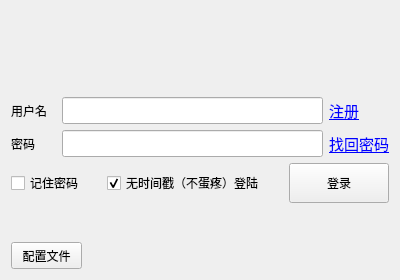
<?xml version="1.0" encoding="UTF-8"?>
<ui version="4.0">
 <class>Login</class>
 <widget class="QWidget" name="Login">
  <property name="geometry">
   <rect>
    <x>0</x>
    <y>0</y>
    <width>400</width>
    <height>280</height>
   </rect>
  </property>
  <property name="minimumSize">
   <size>
    <width>400</width>
    <height>280</height>
   </size>
  </property>
  <property name="maximumSize">
   <size>
    <width>400</width>
    <height>280</height>
   </size>
  </property>
  <layout class="QVBoxLayout" name="verticalLayout_2">
   <item>
    <layout class="QVBoxLayout" name="verticalLayout">
     <item>
      <widget class="QLabel" name="Banner">
       <property name="minimumSize">
        <size>
         <width>0</width>
         <height>80</height>
        </size>
       </property>
       <property name="maximumSize">
        <size>
         <width>16777215</width>
         <height>80</height>
        </size>
       </property>
      </widget>
     </item>
     <item>
      <layout class="QGridLayout" name="gridLayout">
       <item row="0" column="0">
        <widget class="QLabel" name="LUser">
         <property name="minimumSize">
          <size>
           <width>45</width>
           <height>27</height>
          </size>
         </property>
         <property name="maximumSize">
          <size>
           <width>45</width>
           <height>27</height>
          </size>
         </property>
         <property name="text">
          <string>用户名</string>
         </property>
        </widget>
       </item>
       <item row="0" column="1">
        <widget class="QLineEdit" name="UserInput">
         <property name="minimumSize">
          <size>
           <width>261</width>
           <height>27</height>
          </size>
         </property>
         <property name="maximumSize">
          <size>
           <width>261</width>
           <height>27</height>
          </size>
         </property>
        </widget>
       </item>
       <item row="0" column="2">
        <widget class="QLabel" name="RegLink">
         <property name="minimumSize">
          <size>
           <width>60</width>
           <height>27</height>
          </size>
         </property>
         <property name="maximumSize">
          <size>
           <width>60</width>
           <height>27</height>
          </size>
         </property>
         <property name="text">
          <string>&lt;!DOCTYPE HTML PUBLIC &quot;-//W3C//DTD HTML 4.0//EN&quot; &quot;http://www.w3.org/TR/REC-html40/strict.dtd&quot;&gt;
&lt;html&gt;&lt;head&gt;&lt;meta name=&quot;qrichtext&quot; content=&quot;1&quot; /&gt;&lt;style type=&quot;text/css&quot;&gt;
p, li { white-space: pre-wrap; }
&lt;/style&gt;&lt;/head&gt;&lt;body style=&quot; font-family:'Ubuntu'; font-size:11pt; font-weight:400; font-style:normal;&quot;&gt;
&lt;p style=&quot; margin-top:0px; margin-bottom:0px; margin-left:0px; margin-right:0px; -qt-block-indent:0; text-indent:0px;&quot;&gt;&lt;a href=&quot;%1&quot;&gt;&lt;span style=&quot; text-decoration: underline; color:#0000ff;&quot;&gt;注册&lt;/span&gt;&lt;/a&gt;&lt;/p&gt;&lt;/body&gt;&lt;/html&gt;</string>
         </property>
        </widget>
       </item>
       <item row="1" column="0">
        <widget class="QLabel" name="LPassWord">
         <property name="minimumSize">
          <size>
           <width>45</width>
           <height>27</height>
          </size>
         </property>
         <property name="maximumSize">
          <size>
           <width>45</width>
           <height>27</height>
          </size>
         </property>
         <property name="text">
          <string>密码</string>
         </property>
        </widget>
       </item>
       <item row="1" column="1">
        <widget class="QLineEdit" name="PassWordInput">
         <property name="minimumSize">
          <size>
           <width>261</width>
           <height>27</height>
          </size>
         </property>
         <property name="maximumSize">
          <size>
           <width>261</width>
           <height>27</height>
          </size>
         </property>
         <property name="echoMode">
          <enum>QLineEdit::Password</enum>
         </property>
        </widget>
       </item>
       <item row="1" column="2">
        <widget class="QLabel" name="ForgetLink">
         <property name="text">
          <string>&lt;!DOCTYPE HTML PUBLIC &quot;-//W3C//DTD HTML 4.0//EN&quot; &quot;http://www.w3.org/TR/REC-html40/strict.dtd&quot;&gt;
&lt;html&gt;&lt;head&gt;&lt;meta name=&quot;qrichtext&quot; content=&quot;1&quot; /&gt;&lt;style type=&quot;text/css&quot;&gt;
p, li { white-space: pre-wrap; }
&lt;/style&gt;&lt;/head&gt;&lt;body style=&quot; font-family:'Ubuntu'; font-size:11pt; font-weight:400; font-style:normal;&quot;&gt;
&lt;p style=&quot; margin-top:0px; margin-bottom:0px; margin-left:0px; margin-right:0px; -qt-block-indent:0; text-indent:0px;&quot;&gt;&lt;a href=&quot;%1&quot;&gt;&lt;span style=&quot; text-decoration: underline; color:#0000ff;&quot;&gt;找回密码&lt;/span&gt;&lt;/a&gt;&lt;/p&gt;&lt;/body&gt;&lt;/html&gt;</string>
         </property>
        </widget>
       </item>
      </layout>
     </item>
     <item>
      <layout class="QHBoxLayout" name="horizontalLayout">
       <item>
        <widget class="QCheckBox" name="Remember">
         <property name="minimumSize">
          <size>
           <width>90</width>
           <height>22</height>
          </size>
         </property>
         <property name="maximumSize">
          <size>
           <width>90</width>
           <height>22</height>
          </size>
         </property>
         <property name="text">
          <string>记住密码</string>
         </property>
         <property name="tristate">
          <bool>false</bool>
         </property>
        </widget>
       </item>
       <item>
        <widget class="QCheckBox" name="NoBallache">
         <property name="minimumSize">
          <size>
           <width>170</width>
           <height>22</height>
          </size>
         </property>
         <property name="maximumSize">
          <size>
           <width>170</width>
           <height>22</height>
          </size>
         </property>
         <property name="focusPolicy">
          <enum>Qt::StrongFocus</enum>
         </property>
         <property name="acceptDrops">
          <bool>false</bool>
         </property>
         <property name="text">
          <string>无时间戳（不蛋疼）登陆</string>
         </property>
         <property name="checked">
          <bool>true</bool>
         </property>
        </widget>
       </item>
       <item>
        <spacer name="horizontalSpacer">
         <property name="orientation">
          <enum>Qt::Horizontal</enum>
         </property>
         <property name="sizeHint" stdset="0">
          <size>
           <width>40</width>
           <height>20</height>
          </size>
         </property>
        </spacer>
       </item>
       <item>
        <widget class="QPushButton" name="DoLogin">
         <property name="minimumSize">
          <size>
           <width>100</width>
           <height>40</height>
          </size>
         </property>
         <property name="maximumSize">
          <size>
           <width>100</width>
           <height>40</height>
          </size>
         </property>
         <property name="text">
          <string>登录</string>
         </property>
        </widget>
       </item>
      </layout>
     </item>
     <item>
      <spacer name="verticalSpacer">
       <property name="orientation">
        <enum>Qt::Vertical</enum>
       </property>
       <property name="sizeHint" stdset="0">
        <size>
         <width>20</width>
         <height>67</height>
        </size>
       </property>
      </spacer>
     </item>
     <item>
      <layout class="QHBoxLayout" name="horizontalLayout_2">
       <item>
        <widget class="QPushButton" name="Options">
         <property name="minimumSize">
          <size>
           <width>71</width>
           <height>27</height>
          </size>
         </property>
         <property name="maximumSize">
          <size>
           <width>71</width>
           <height>27</height>
          </size>
         </property>
         <property name="text">
          <string>配置文件</string>
         </property>
        </widget>
       </item>
       <item>
        <widget class="QLabel" name="LVer">
         <property name="text">
          <string/>
         </property>
        </widget>
       </item>
       <item>
        <spacer name="horizontalSpacer_2">
         <property name="orientation">
          <enum>Qt::Horizontal</enum>
         </property>
         <property name="sizeHint" stdset="0">
          <size>
           <width>40</width>
           <height>20</height>
          </size>
         </property>
        </spacer>
       </item>
      </layout>
     </item>
    </layout>
   </item>
  </layout>
 </widget>
 <resources/>
 <connections/>
</ui>
